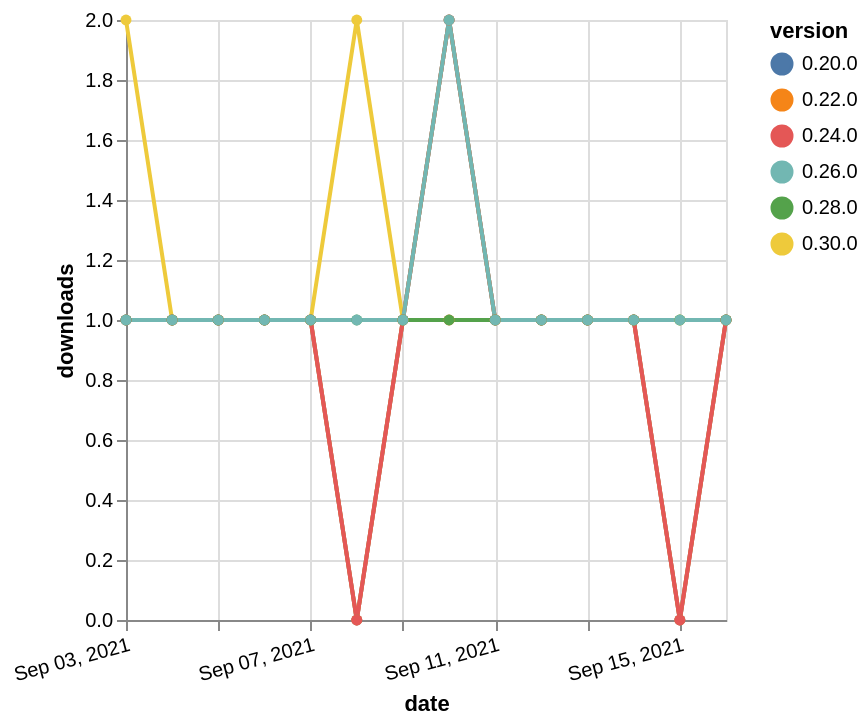

Write the Vega-Lite specification saved for this chart.
### Vega-Lite specification from a JSON file in a GitHub repository (floating-point values rounded to 4 significant figures)
{"$schema": "https://vega.github.io/schema/vega-lite/v5.json", "description": "A simple bar chart with embedded data.", "data": {"values": [{"date": "2021-09-03", "total": 325, "delta": 1, "version": "0.20.0"}, {"date": "2021-09-04", "total": 326, "delta": 1, "version": "0.20.0"}, {"date": "2021-09-05", "total": 327, "delta": 1, "version": "0.20.0"}, {"date": "2021-09-06", "total": 328, "delta": 1, "version": "0.20.0"}, {"date": "2021-09-07", "total": 329, "delta": 1, "version": "0.20.0"}, {"date": "2021-09-08", "total": 329, "delta": 0, "version": "0.20.0"}, {"date": "2021-09-09", "total": 330, "delta": 1, "version": "0.20.0"}, {"date": "2021-09-10", "total": 332, "delta": 2, "version": "0.20.0"}, {"date": "2021-09-11", "total": 333, "delta": 1, "version": "0.20.0"}, {"date": "2021-09-12", "total": 334, "delta": 1, "version": "0.20.0"}, {"date": "2021-09-13", "total": 335, "delta": 1, "version": "0.20.0"}, {"date": "2021-09-14", "total": 336, "delta": 1, "version": "0.20.0"}, {"date": "2021-09-15", "total": 336, "delta": 0, "version": "0.20.0"}, {"date": "2021-09-16", "total": 337, "delta": 1, "version": "0.20.0"}, {"date": "2021-09-03", "total": 173, "delta": 1, "version": "0.22.0"}, {"date": "2021-09-04", "total": 174, "delta": 1, "version": "0.22.0"}, {"date": "2021-09-05", "total": 175, "delta": 1, "version": "0.22.0"}, {"date": "2021-09-06", "total": 176, "delta": 1, "version": "0.22.0"}, {"date": "2021-09-07", "total": 177, "delta": 1, "version": "0.22.0"}, {"date": "2021-09-08", "total": 177, "delta": 0, "version": "0.22.0"}, {"date": "2021-09-09", "total": 178, "delta": 1, "version": "0.22.0"}, {"date": "2021-09-10", "total": 179, "delta": 1, "version": "0.22.0"}, {"date": "2021-09-11", "total": 180, "delta": 1, "version": "0.22.0"}, {"date": "2021-09-12", "total": 181, "delta": 1, "version": "0.22.0"}, {"date": "2021-09-13", "total": 182, "delta": 1, "version": "0.22.0"}, {"date": "2021-09-14", "total": 183, "delta": 1, "version": "0.22.0"}, {"date": "2021-09-15", "total": 183, "delta": 0, "version": "0.22.0"}, {"date": "2021-09-16", "total": 184, "delta": 1, "version": "0.22.0"}, {"date": "2021-09-03", "total": 115, "delta": 2, "version": "0.30.0"}, {"date": "2021-09-04", "total": 116, "delta": 1, "version": "0.30.0"}, {"date": "2021-09-05", "total": 117, "delta": 1, "version": "0.30.0"}, {"date": "2021-09-06", "total": 118, "delta": 1, "version": "0.30.0"}, {"date": "2021-09-07", "total": 119, "delta": 1, "version": "0.30.0"}, {"date": "2021-09-08", "total": 121, "delta": 2, "version": "0.30.0"}, {"date": "2021-09-09", "total": 122, "delta": 1, "version": "0.30.0"}, {"date": "2021-09-10", "total": 124, "delta": 2, "version": "0.30.0"}, {"date": "2021-09-11", "total": 125, "delta": 1, "version": "0.30.0"}, {"date": "2021-09-12", "total": 126, "delta": 1, "version": "0.30.0"}, {"date": "2021-09-13", "total": 127, "delta": 1, "version": "0.30.0"}, {"date": "2021-09-14", "total": 128, "delta": 1, "version": "0.30.0"}, {"date": "2021-09-15", "total": 129, "delta": 1, "version": "0.30.0"}, {"date": "2021-09-16", "total": 130, "delta": 1, "version": "0.30.0"}, {"date": "2021-09-03", "total": 157, "delta": 1, "version": "0.24.0"}, {"date": "2021-09-04", "total": 158, "delta": 1, "version": "0.24.0"}, {"date": "2021-09-05", "total": 159, "delta": 1, "version": "0.24.0"}, {"date": "2021-09-06", "total": 160, "delta": 1, "version": "0.24.0"}, {"date": "2021-09-07", "total": 161, "delta": 1, "version": "0.24.0"}, {"date": "2021-09-08", "total": 161, "delta": 0, "version": "0.24.0"}, {"date": "2021-09-09", "total": 162, "delta": 1, "version": "0.24.0"}, {"date": "2021-09-10", "total": 164, "delta": 2, "version": "0.24.0"}, {"date": "2021-09-11", "total": 165, "delta": 1, "version": "0.24.0"}, {"date": "2021-09-12", "total": 166, "delta": 1, "version": "0.24.0"}, {"date": "2021-09-13", "total": 167, "delta": 1, "version": "0.24.0"}, {"date": "2021-09-14", "total": 168, "delta": 1, "version": "0.24.0"}, {"date": "2021-09-15", "total": 168, "delta": 0, "version": "0.24.0"}, {"date": "2021-09-16", "total": 169, "delta": 1, "version": "0.24.0"}, {"date": "2021-09-03", "total": 166, "delta": 1, "version": "0.28.0"}, {"date": "2021-09-04", "total": 167, "delta": 1, "version": "0.28.0"}, {"date": "2021-09-05", "total": 168, "delta": 1, "version": "0.28.0"}, {"date": "2021-09-06", "total": 169, "delta": 1, "version": "0.28.0"}, {"date": "2021-09-07", "total": 170, "delta": 1, "version": "0.28.0"}, {"date": "2021-09-08", "total": 171, "delta": 1, "version": "0.28.0"}, {"date": "2021-09-09", "total": 172, "delta": 1, "version": "0.28.0"}, {"date": "2021-09-10", "total": 173, "delta": 1, "version": "0.28.0"}, {"date": "2021-09-11", "total": 174, "delta": 1, "version": "0.28.0"}, {"date": "2021-09-12", "total": 175, "delta": 1, "version": "0.28.0"}, {"date": "2021-09-13", "total": 176, "delta": 1, "version": "0.28.0"}, {"date": "2021-09-14", "total": 177, "delta": 1, "version": "0.28.0"}, {"date": "2021-09-15", "total": 178, "delta": 1, "version": "0.28.0"}, {"date": "2021-09-16", "total": 179, "delta": 1, "version": "0.28.0"}, {"date": "2021-09-03", "total": 145, "delta": 1, "version": "0.26.0"}, {"date": "2021-09-04", "total": 146, "delta": 1, "version": "0.26.0"}, {"date": "2021-09-05", "total": 147, "delta": 1, "version": "0.26.0"}, {"date": "2021-09-06", "total": 148, "delta": 1, "version": "0.26.0"}, {"date": "2021-09-07", "total": 149, "delta": 1, "version": "0.26.0"}, {"date": "2021-09-08", "total": 150, "delta": 1, "version": "0.26.0"}, {"date": "2021-09-09", "total": 151, "delta": 1, "version": "0.26.0"}, {"date": "2021-09-10", "total": 153, "delta": 2, "version": "0.26.0"}, {"date": "2021-09-11", "total": 154, "delta": 1, "version": "0.26.0"}, {"date": "2021-09-12", "total": 155, "delta": 1, "version": "0.26.0"}, {"date": "2021-09-13", "total": 156, "delta": 1, "version": "0.26.0"}, {"date": "2021-09-14", "total": 157, "delta": 1, "version": "0.26.0"}, {"date": "2021-09-15", "total": 158, "delta": 1, "version": "0.26.0"}, {"date": "2021-09-16", "total": 159, "delta": 1, "version": "0.26.0"}]}, "width": "container", "mark": {"type": "line", "point": {"filled": true}}, "encoding": {"x": {"field": "date", "type": "temporal", "timeUnit": "yearmonthdate", "title": "date", "axis": {"labelAngle": -15}}, "y": {"field": "delta", "type": "quantitative", "title": "downloads"}, "color": {"field": "version", "type": "nominal"}, "tooltip": {"field": "delta"}}}
